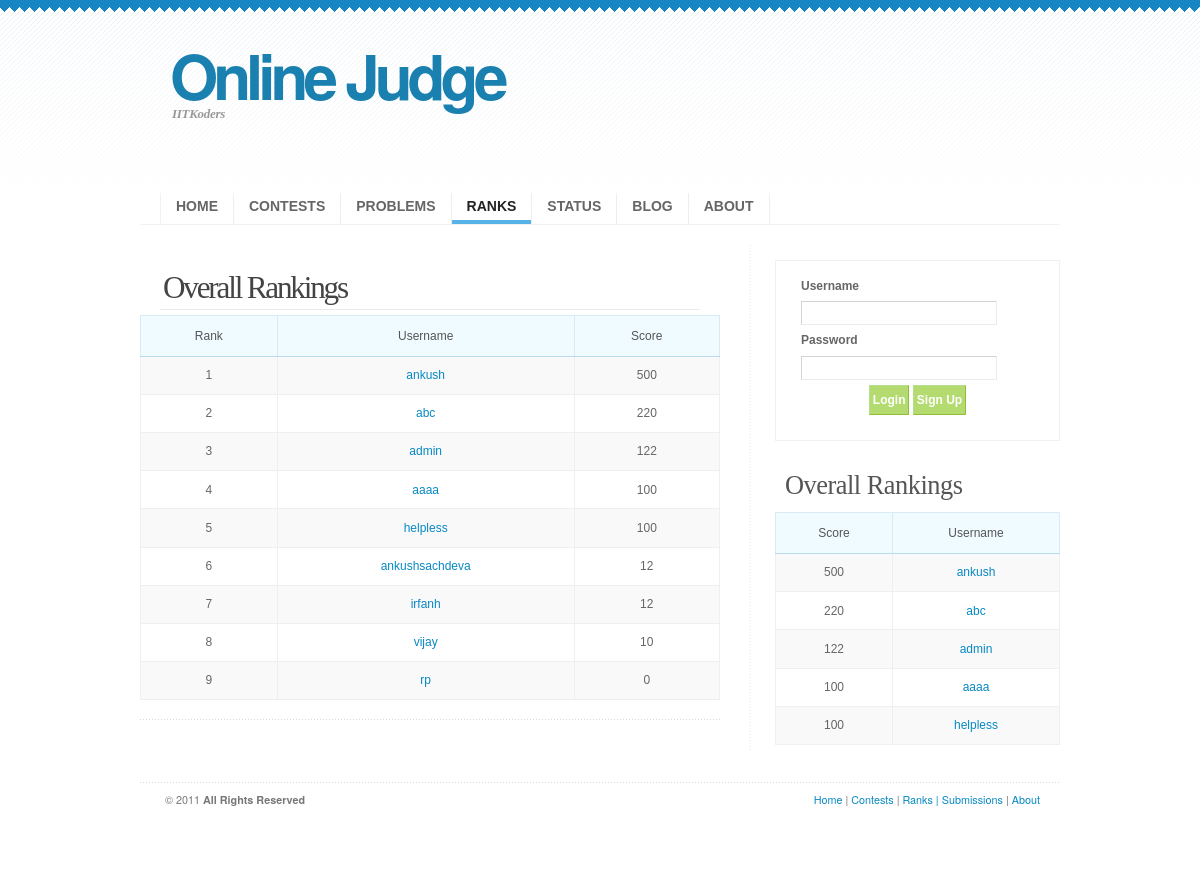
/rank.php, run on the app's committed database.
### tables this page shows
CREATE TABLE IF NOT EXISTS `users` (
  `userID` int(11) NOT NULL AUTO_INCREMENT,
  `username` varchar(50) NOT NULL,
  `password` varchar(50) NOT NULL,
  `firstname` varchar(50) DEFAULT NULL,
  `lastname` varchar(50) DEFAULT NULL,
  `college` varchar(50) DEFAULT NULL,
  `email` varchar(50) NOT NULL,
  `rank` int(11) DEFAULT '0',
  `score` int(11) DEFAULT '0',
  `penalty` int(11) NOT NULL DEFAULT '0',
  PRIMARY KEY (`userID`),
  UNIQUE KEY `username` (`username`)
);

### rank.php (the view, shortened to what this page needs)
<!DOCTYPE html PUBLIC "-//W3C//DTD XHTML 1.0 Strict//EN" "http://www.w3.org/TR/xhtml1/DTD/xhtml1-strict.dtd">
<html xmlns="http://www.w3.org/1999/xhtml" xml:lang="en" lang="en">
<head>
<link rel="stylesheet" type="text/css" media="screen" href="css/screen.css" />
</head>
<body class="rank">
<div id="wrap">
<?php include('header.php'); ?>
<div id="content-outer" class="clear">
<div id="left">
<div class="entry">
<?php
if(!isset($_GET['contestID'])){
	echo '
		<h2>Overall Rankings</h2>
		<table border="1" width="100%" >
		<tr>
		<th>Rank</th><th>Username</th><th>Score</th>
		</tr>';
	$query = "select username,score from `users` order by score DESC , penalty ASC";
	$logged = mysql_query($query);
	for($i=0;$logg = mysql_fetch_array($logged);$i++){
		echo "
			<tr ".($i%2==0?"class= 'altrow'":"").">
			<td > ".($i+1)."</td>	<td ><a href='profile.php?username=".$logg['username']."'>".$logg['username']."</a></td>
			<td>".$logg['score']."</td>
			</tr>";
	}
}
?>
</table>
</div>
</div>
<?php include("sidebar.php"); ?>
</div>
</div>
</body>
<?php include("footer.php"); ?>
</html>

### sidebar.php (shortened to what this page needs)
<div id="right">
<div class="sidemenu">
<?php
if($_SESSION['isloggedin']){
	echo "<div class='entry'><p align='center'><b>Welcome, ".$_SESSION['username']."</b></p>";
	echo "<p align='center' ><a href='profile.php'>My profile</a></p>";
	echo "<p align='center' ><a href='account.php'>Account Settings</a></p>";
	echo "<p align='center' ><a href='logout.php'>Sign Out</a></p>";
	if(!strcmp($_SESSION['username'],'admin'))echo "<p align='center' ><a href='create_contest.php'>Add Contest</a></p></div>";
}
else{
	echo'
		<form style="position: relative; margin-left: 0px; margin-right: 0px;  background-color: #FFFFFF;" value="refresh page" method="post">
		<label>Username<br/></label>
		<input name="username" size="30%" type="text" /><br/>
		<label>Password<br/></label>
		<input name="password" size="30%" type="password" /></br>
		<div align="center"><input id="loginbutton" class="button" type="submit" name="login" value="Login" />
		<input id="loginbutton" class="button" type="submit" name="signup" value="Sign Up" /></div>
		</form>
		';
};
?>
</div>
<h3>Overall Rankings</h3>
<table border="1" width="100%" >
<tr>
<th>Score</th><th>Username</th>
</tr>
<?php
$query = "select username,score from `users` order by score DESC limit 5 ";
$logged = mysql_query($query);
for($i=0;$logg = mysql_fetch_array($logged);$i++){
	echo "
		<tr ".($i%2==0?"class= 'altrow'":"").">
		<td > ".$logg['score']."</td>	<td ><a href='profile.php?username=".$logg['username']."'>".$logg['username']."</a></td>
		</tr>";
}
?>
</table>
</div>

### css/FreshPick.css (style rules this page uses)
body { font: 12px/170% 'Lucida Grande', 'Lucida Sans Unicode', Geneva, Verdana, Sans-Serif; color: #666666; margin: 0; padding: 0; background: #FFF url(../images/bg.gif) repeat-x ; text-align: center; }
a:link, a:visited { text-decoration: none; color: #0788C3; }
h1, h2, h3, h4 { font: bold 1em/1.5em Georgia, 'Times New Roman', Times, serif; color: #555; margin: 10px 20px 7px 20px; }
h2 { font-size: 2.8em; font-weight: normal; }
h3 { font-size: 2.2em; font-weight: normal; letter-spacing: -0.5px; padding-top: 15px; }
table { border-collapse: collapse; margin: 5px 0px; }
tr { background: #FFF; }
tr.altrow { background: #F9F9F9; }
th, td { text-align: center; border-width: 1px; border-style: solid; }
th { color: #555; background: #F0FBFF; padding: .8em 1em; border-color: #D8EBF5 #D8EBF5 #B9DBEE #D8EBF5; }
td { border-color: #EFEFEF; padding: .7em 1em; }
form { margin: 10px 20px; padding: 15px 25px 25px 25px; border: 1px solid #F0F0F0; background: #F8F8F8; }
label { font-weight: bold; color: #666666; }
input, select, textarea { margin: 5px 0; padding: 5px; color: #6A6969; border-width: 1px; border-style: solid; border-color: #D4D4D4 #EBEBEB #EBEBEB #D4D4D4; font: 11px 'Lucida Grande', Verdana, Helvetica, sans-serif; }
input.button { font: bold 12px Arial, Sans-serif; height: 30px; margin: 0; padding: 2px 3px; color: #FFF; background:#B4DB6F; border-width: 1px; border-style: solid; border-color: #B6DE8F #91BD37 #91BD37 #B6DE8F; }
#wrap { width: 920px; margin: 0 auto; text-align: left; }
#content-outer { clear: both; float: left; width: 920px; margin: 0; padding: 0; background: transparent url(../images/hor-line.gif) repeat-y center 0; }
#left { width: 580px; float: left; padding-top: 15px; }
#right { width: 285px; float: right; padding-top: 5px; }
#right h3 { margin-left: 10px; }
#left h2 { font: normal 2.6em Georgia, 'Times New Roman', Times, Serif; color: #444; letter-spacing: -2.2px; margin-bottom: 0px; padding-bottom: 3px; padding-left: 3px; border-bottom: 1px solid #EBEBEB; }
#left .entry { background: url(../images/dotted-lines.gif) repeat-x left bottom; padding-bottom: 15px; }
.clear { display:inline-block; }
.clear:after { display:block; visibility:hidden; clear:both; height:0; content: "."; }

### data on the page
users: username "ankush", score "500"
users: username "abc", score "220"
users: username "admin", score "122"
users: username "aaaa", score "100"
users: username "helpless", score "100"
users: username "ankushsachdeva", score "12"
users: username "irfanh", score "12"
users: username "vijay", score "10"
users: username "rp", score "0"
